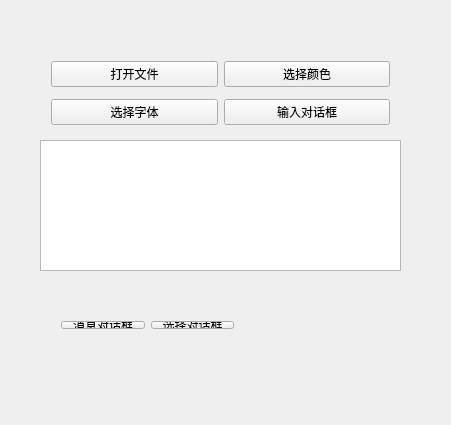
<?xml version="1.0" encoding="UTF-8"?>
<ui version="4.0">
 <class>Widget</class>
 <widget class="QWidget" name="Widget">
  <property name="geometry">
   <rect>
    <x>0</x>
    <y>0</y>
    <width>451</width>
    <height>425</height>
   </rect>
  </property>
  <property name="windowTitle">
   <string>Widget</string>
  </property>
  <widget class="QPlainTextEdit" name="plainTextEdit">
   <property name="geometry">
    <rect>
     <x>40</x>
     <y>140</y>
     <width>361</width>
     <height>131</height>
    </rect>
   </property>
  </widget>
  <widget class="QWidget" name="layoutWidget">
   <property name="geometry">
    <rect>
     <x>40</x>
     <y>44</y>
     <width>361</width>
     <height>100</height>
    </rect>
   </property>
   <layout class="QGridLayout" name="gridLayout">
    <item row="1" column="0">
     <widget class="QPushButton" name="pushButton_3">
      <property name="text">
       <string>选择字体</string>
      </property>
     </widget>
    </item>
    <item row="1" column="1">
     <widget class="QPushButton" name="pushButton_4">
      <property name="text">
       <string>输入对话框</string>
      </property>
     </widget>
    </item>
    <item row="0" column="0">
     <widget class="QPushButton" name="pushButton">
      <property name="text">
       <string>打开文件</string>
      </property>
     </widget>
    </item>
    <item row="0" column="1">
     <widget class="QPushButton" name="pushButton_2">
      <property name="text">
       <string>选择颜色</string>
      </property>
     </widget>
    </item>
   </layout>
  </widget>
  <widget class="QWidget" name="">
   <property name="geometry">
    <rect>
     <x>50</x>
     <y>310</y>
     <width>195</width>
     <height>30</height>
    </rect>
   </property>
   <layout class="QHBoxLayout" name="horizontalLayout">
    <item>
     <widget class="QPushButton" name="pushButton_5">
      <property name="text">
       <string>消息对话框</string>
      </property>
     </widget>
    </item>
    <item>
     <widget class="QPushButton" name="pushButton_6">
      <property name="text">
       <string>选择对话框</string>
      </property>
     </widget>
    </item>
   </layout>
  </widget>
 </widget>
 <layoutdefault spacing="6" margin="11"/>
 <resources/>
 <connections/>
</ui>
